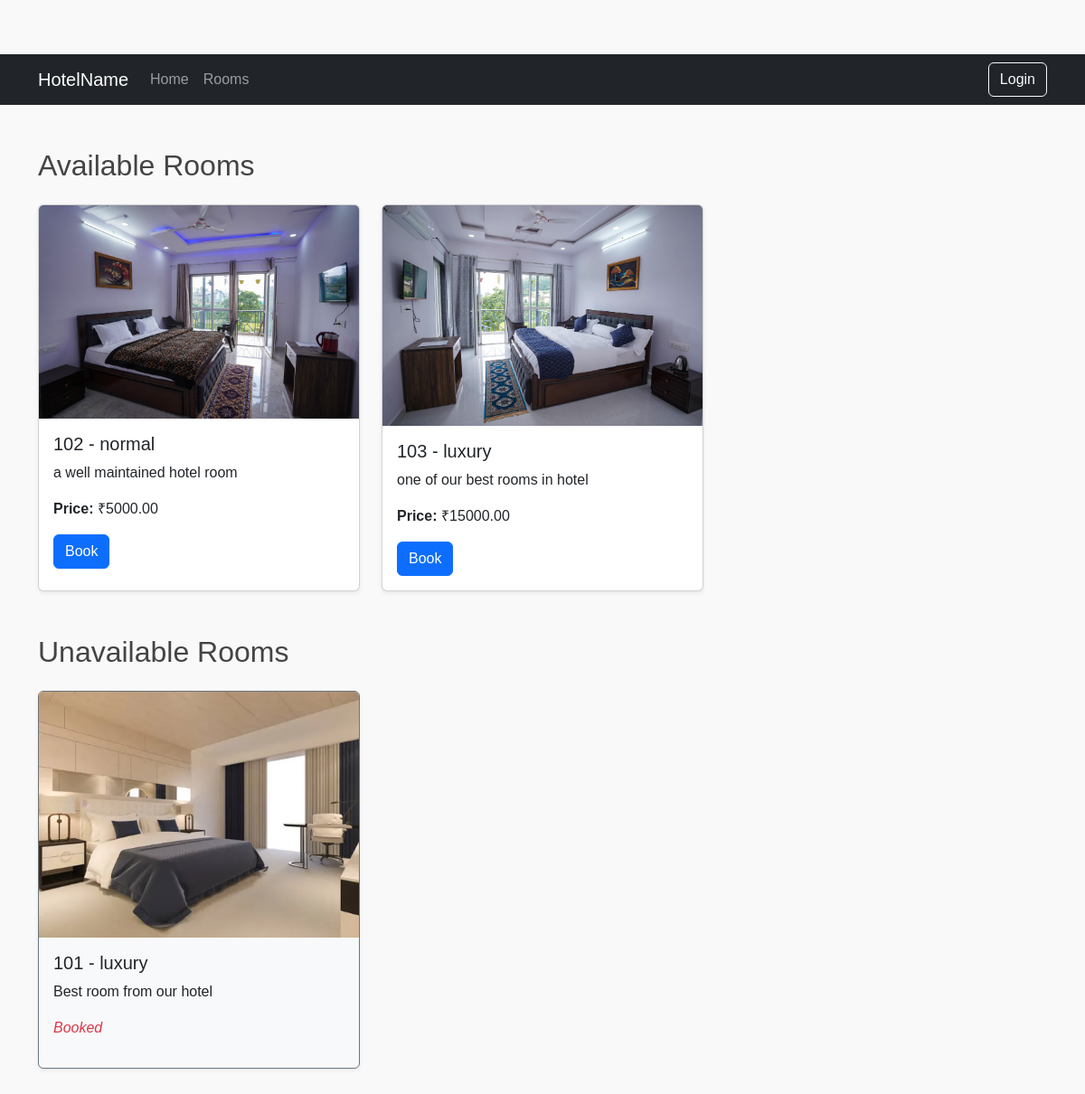
The page /accounts/home/rooms/ on the database its author committed.
### home/models.py (models this page shows, shortened)
class Room(models.Model):
    room_number = models.CharField(max_length=10, unique=True)
    room_type = models.CharField(max_length=50)  # e.g., Single, Double, Suite
    price_per_night = models.DecimalField(max_digits=8, decimal_places=2)
    is_available = models.BooleanField(default=True)
    description = models.TextField(blank=True, null=True)
    image = models.ImageField(upload_to='room_images/', blank=True, null=True)

### home/views.py (the view)
# urls.py: path('rooms/', view_rooms, name='rooms'),
def view_rooms(request):
    today = date.today()
    all_rooms = Room.objects.all()
    future_bookings = Booking.objects.filter(check_out__gte=today)
    my_bookings = future_bookings.filter(user=request.user) if request.user.is_authenticated else Booking.objects.none()
    my_rooms_ids = my_bookings.values_list('room_id', flat=True)
    booked_room_ids = future_bookings.values_list('room_id', flat=True)
    available_rooms = Room.objects.exclude(id__in=booked_room_ids)
    unavailable_rooms = Room.objects.filter(id__in=booked_room_ids).exclude(id__in=my_rooms_ids)
    return render(request, 'rooms.html', {
        'available_rooms': available_rooms,
        'unavailable_rooms': unavailable_rooms,
        'my_bookings': my_bookings
    })

### templates/rooms.html (shortened to what this page needs)
{% load static %}
<!DOCTYPE html>
<html lang="en">
<head>
  <link href="https://cdn.jsdelivr.net/npm/bootstrap@5.3.3/dist/css/bootstrap.min.css" rel="stylesheet">
  <link rel="stylesheet" href="{% static 'css/rooms.css' %}">
</head>
<body>
  <nav class="navbar navbar-expand-lg navbar-dark bg-dark">
    <div class="container">
      <a class="navbar-brand" href="{% url 'home' %}">HotelName</a>
      <div class="collapse navbar-collapse" id="navbarNav">
        <ul class="navbar-nav me-auto">
          <li class="nav-item">
            <a class="nav-link" href="{% url 'home' %}">Home</a>
          </li>
          {% if user.is_authenticated %}
            <li class="nav-item">
              <a class="nav-link" href="{% url 'rooms' %}#my-rooms">My Rooms</a>
            </li>
          {% else %}
            <li class="nav-item">
              <a class="nav-link" href="{% url 'rooms' %}">Rooms</a>
            </li>
          {% endif %}
        </ul>
        {% if user.is_authenticated %}
          <span class="navbar-text me-3">Welcome, {{ user.username }}</span>
          <a href="{% url 'logout' %}" class="btn btn-outline-light">Logout</a>
        {% else %}
          <a href="{% url 'login' %}" class="btn btn-outline-light">Login</a>
        {% endif %}
      </div>
    </div>
  </nav>
  <div class="container my-5">
    <section id="available-rooms" class="mb-5">
      <h2 class="mb-4">Available Rooms</h2>
      <div class="row row-cols-1 row-cols-md-3 g-4">
        {% for room in available_rooms %}
          <div class="col">
            <div class="card h-100 shadow-sm">
              {% if room.image %}
                <img src="{{ room.image.url }}" class="card-img-top" alt="{{ room.room_type }}">
              {% endif %}
              <div class="card-body">
                <h5 class="card-title">{{ room.room_number }} - {{ room.room_type }}</h5>
                <p class="card-text">{{ room.description }}</p>
                <p><strong>Price:</strong> ₹{{ room.price_per_night }}</p>
                <a href="{% url 'booking' room.id %}" class="btn btn-primary">Book</a>
              </div>
            </div>
          </div>
        {% empty %}
          <p>No rooms available at the moment.</p>
        {% endfor %}
      </div>
    </section>
    <section id="unavailable-rooms" class="mb-5">
      <h2 class="mb-4">Unavailable Rooms</h2>
      <div class="row row-cols-1 row-cols-md-3 g-4">
        {% for room in unavailable_rooms %}
          <div class="col">
            <div class="card h-100 bg-light border-secondary shadow-sm">
              {% if room.image %}
                <img src="{{ room.image.url }}" class="card-img-top" alt="{{ room.room_type }}">
              {% endif %}
              <div class="card-body">
                <h5 class="card-title">{{ room.room_number }} - {{ room.room_type }}</h5>
                <p class="card-text">{{ room.description }}</p>
                <p class="text-danger"><em>Booked</em></p>
              </div>
            </div>
          </div>
        {% empty %}
          <p>All rooms are available. Lucky you!</p>
        {% endfor %}
      </div>
    </section>
  </div>
</body>
</html>

### static/css/rooms.css (style rules this page uses)
body { margin: 0; padding-top: 60px; font-family: Arial, sans-serif; color: #333; background: #f9f9f9; }
h2 { margin-top: 2rem; color: #444; }

### rows shown on the page
Room: image (picture), room_number "102", room_type "normal", description "a well maintained hotel room", price_per_night "5000.00"
Room: image (picture), room_number "103", room_type "luxury", description "one of our best rooms in hotel", price_per_night "15000.00"
Room: image (picture), room_number "101", room_type "luxury", description "Best room from our hotel"
